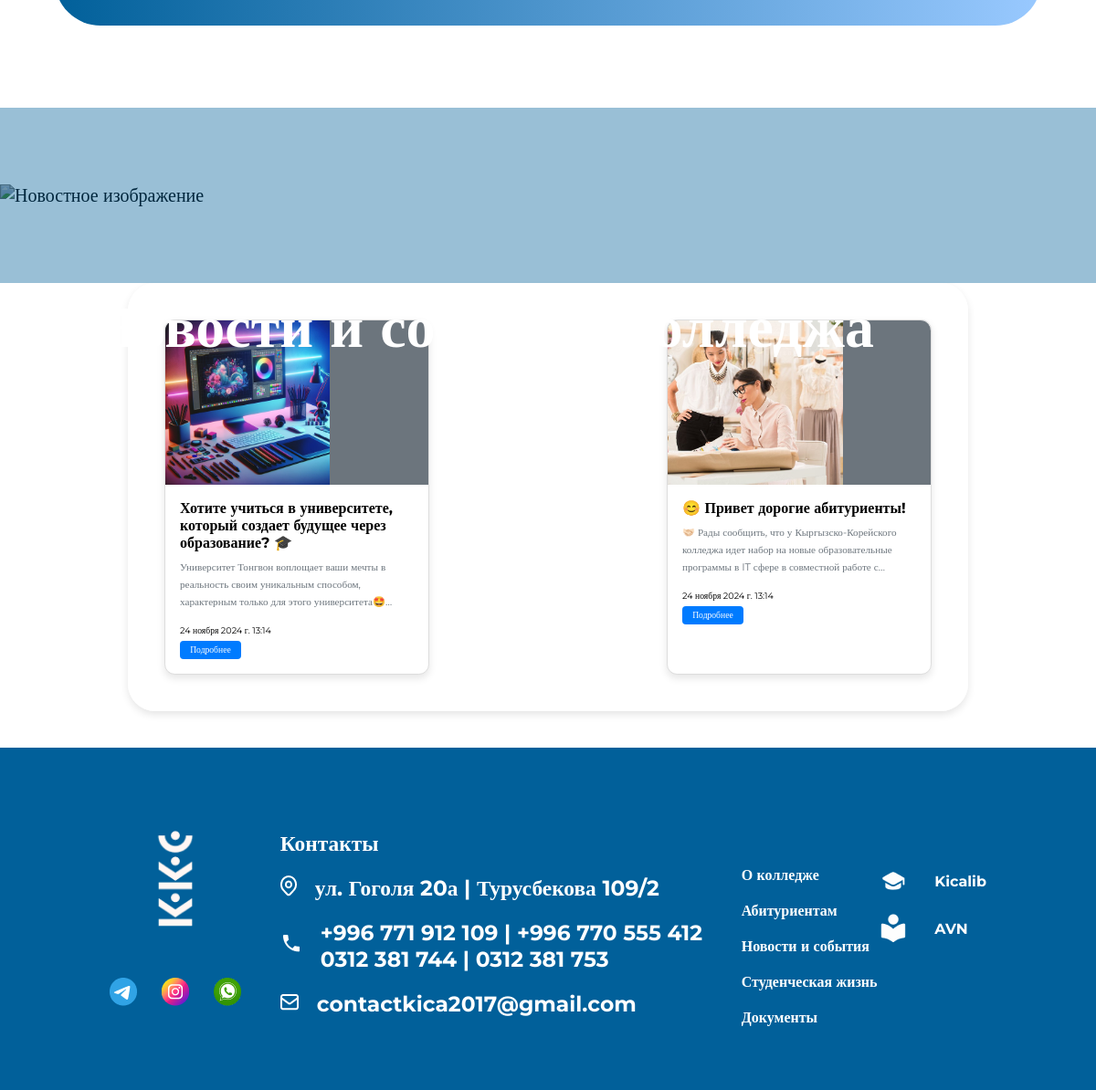
The app's page / (lower part), older data.
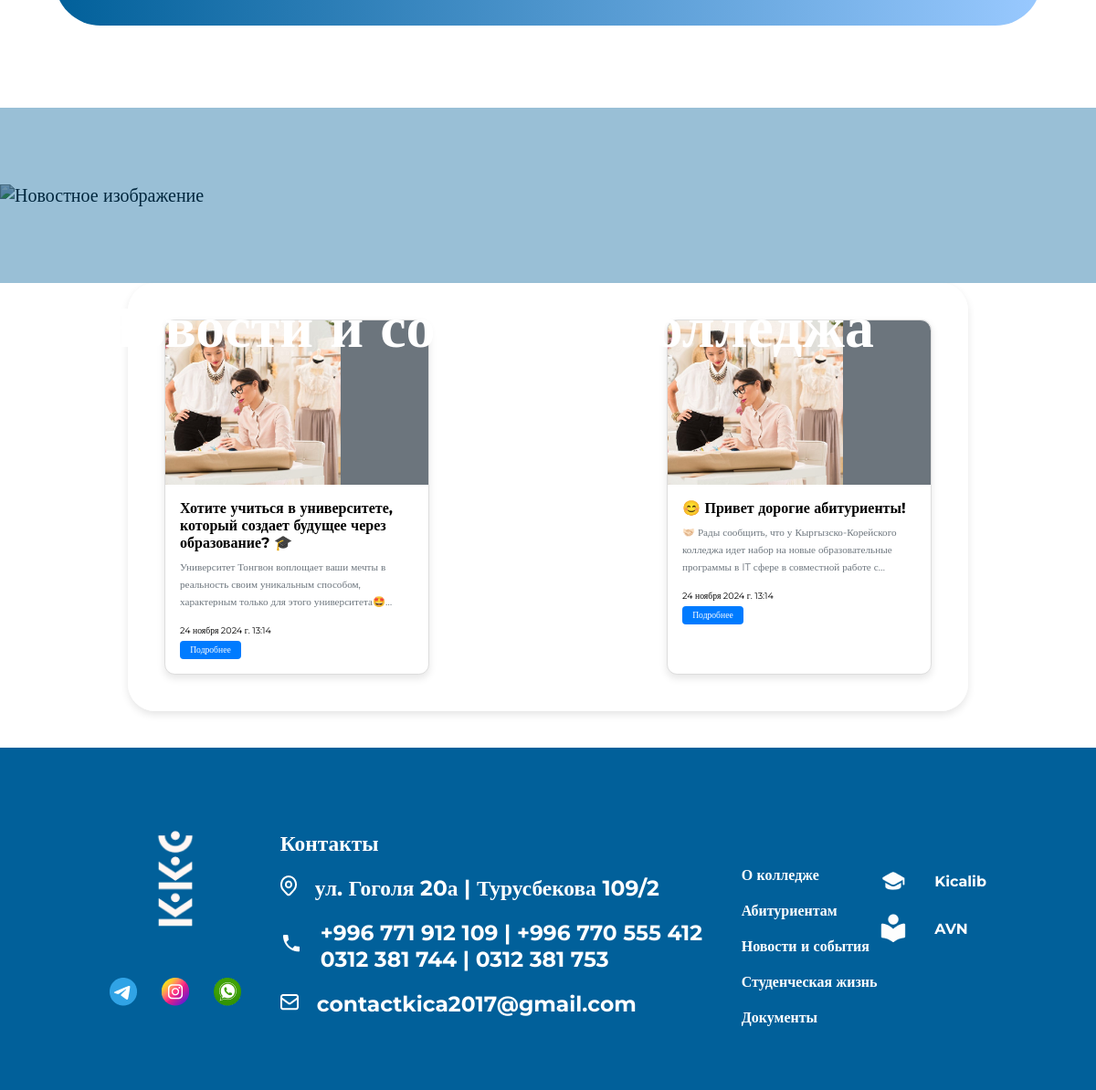
The same page, newer data.
### main_page/models.py (models this page shows, shortened)
class News(models.Model):
    image = models.ImageField(upload_to='news/', verbose_name='загрузите основное фото', null=True)
    image2 = models.ImageField(upload_to='news/', verbose_name='загрузите доп фото', null=True)
    image3 = models.ImageField(upload_to='news/', verbose_name='загрузите доп фото', null=True, blank=True)
    title = models.CharField(max_length=100, verbose_name='укажите название новости', null=True)
    description = models.TextField(verbose_name='Укажите написание новости')
    created_at = models.DateTimeField(auto_now_add=True)
    views = models.PositiveIntegerField(default=0, verbose_name='Количество просмотров', null=True)  # Поле просмотров
    class Meta:
        verbose_name = 'новость'
        verbose_name_plural = 'новости'

### main_page/views.py (the view)
# urls.py: path('', include('main_page.urls')),
def main_page(request):
    if request.method == 'GET':
        course_list = models.Courses.objects.all()
        course_it = models.ITCourses.objects.all()
        logo_image = models.LogoImage.objects.all()
        advanced = models.Advanced.objects.all()
        welcome = models.Welcome.objects.all()
        contact = models.Contact.objects.all()
        mission = models.Mission.objects.all()
        open_door = models.OpenDoor.objects.all()
        news_list = models.News.objects.all().order_by('-id')
        context = {
            'course_it': course_it,
            'course_list': course_list,
            'logo_image': logo_image,
            'advanced': advanced,
            'welcome': welcome,
            'contact': contact,
            'mission': mission,
            'open_door': open_door,
            'news_list': news_list,
        }
        return render(request, template_name='index.html', context=context)

### main_page/context_processors.py (called while the page is built)
def contact_processor(request):
    contact = Contact.objects.all()
    return {'contact': contact}

### templates/index.html (shortened to what this page needs)
{% include 'header.html' %}
{% load static %}
<link rel="stylesheet" href="{% static 'css/news.css' %}">
<link rel="stylesheet" href="{% static 'css/component.css' %}">
<main class="main_2">
    <div class="conteiner">
        <div class="faculty_cont">
        </div>
    </div>
</main>
<main class="bcg_main">
    <br><br><br><br><br><br><br><br>
    <img class="img_bcg" src="{% static 'image_kkc/news.png' %}" alt="Новостное изображение">
    <div class="text-content text-content2">
        <h1>Новости и события колледжа</h1>
    </div>
</main>
<div class="news">
    {% for i in news_list %}
    <div class="card">
        <div class="card-image">
            <img src="{{ i.image.url }}" alt="">
        </div>
        <div class="card-body">
            <h5 class="card-title">{{ i.title }}</h5>
            <p class="card-text">{{ i.description }}</p>
            <p class="date-news">{{ i.created_at }}</p>
           <a href="/news_list/{{ i.id }}/" class="card-button">Подробнее</a>
        </div>
    </div>
    {% endfor %}
</div>
{% include 'footer.html' %}

Row changes from the older to the newer data that the page shows:
changed News "Хотите учиться в университете, который создает будущее через образование? 🎓": image: a different picture
